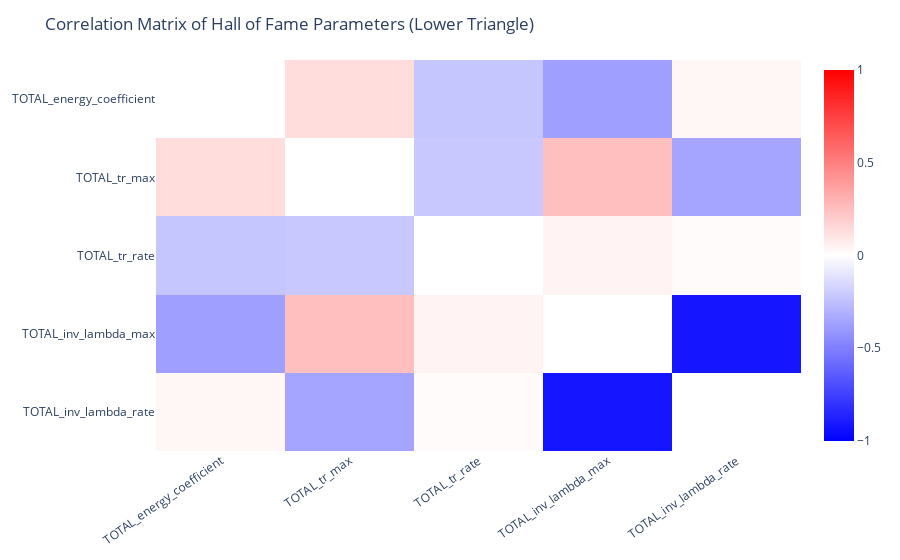

Here is the notebook cell this chart was saved with:
### Markdown cell above
### Correlation matrix of X best individuals

### Code cell
NB_INDIVIDUAL_CORRELATION = 100

indiv_param = viewer.hall_of_fame.iloc[:NB_INDIVIDUAL_CORRELATION, :-1].to_numpy()
param_names = viewer.hall_of_fame.columns[:-1]

corr_matrix = np.corrcoef(indiv_param.T)
np.fill_diagonal(corr_matrix, np.nan)

fig = px.imshow(
    corr_matrix,
    text_auto=False,
    aspect="auto",
    color_continuous_scale=[[0, "blue"], [0.5, "white"], [1, "red"]],
    zmin=-1,
    zmax=1,
    x=param_names,
    y=param_names,
)
fig.update_layout(
    title="Correlation Matrix of Hall of Fame Parameters (Lower Triangle)",
    plot_bgcolor="rgba(0,0,0,0)",
    paper_bgcolor="rgba(0,0,0,0)",
    xaxis={"showgrid": False, "tickangle": -35},
    yaxis={"showgrid": False},
)

fig.show()

### Figure 1 — Plotly figure (JSON) as saved in the notebook; plotly's stock layout.template omitted (floating-point values rounded to 4 significant figures)
{"data": [{"coloraxis": "coloraxis", "hovertemplate": "x: %{x}<br>y: %{y}<br>color: %{z}<extra></extra>", "name": "0", "type": "heatmap", "x": ["TOTAL_energy_coefficient", "TOTAL_tr_max", "TOTAL_tr_rate", "TOTAL_inv_lambda_max", "TOTAL_inv_lambda_rate"], "xaxis": "x", "y": ["TOTAL_energy_coefficient", "TOTAL_tr_max", "TOTAL_tr_rate", "TOTAL_inv_lambda_max", "TOTAL_inv_lambda_rate"], "yaxis": "y", "z": [[null, 0.1339, -0.222, -0.3768, 0.03616], [0.1339, null, -0.2173, 0.2527, -0.3535], [-0.222, -0.2173, null, 0.0461, 0.01707], [-0.3768, 0.2527, 0.0461, null, -0.9192], [0.03616, -0.3535, 0.01707, -0.9192, null]]}], "layout": {"coloraxis": {"cmax": 1, "cmin": -1, "colorscale": [[0, "blue"], [0.5, "white"], [1, "red"]]}, "margin": {"t": 60}, "paper_bgcolor": "rgba(0,0,0,0)", "plot_bgcolor": "rgba(0,0,0,0)", "title": {"text": "Correlation Matrix of Hall of Fame Parameters (Lower Triangle)"}, "xaxis": {"anchor": "y", "domain": [0, 1], "showgrid": false, "tickangle": -35}, "yaxis": {"anchor": "x", "autorange": "reversed", "domain": [0, 1], "showgrid": false}}}
